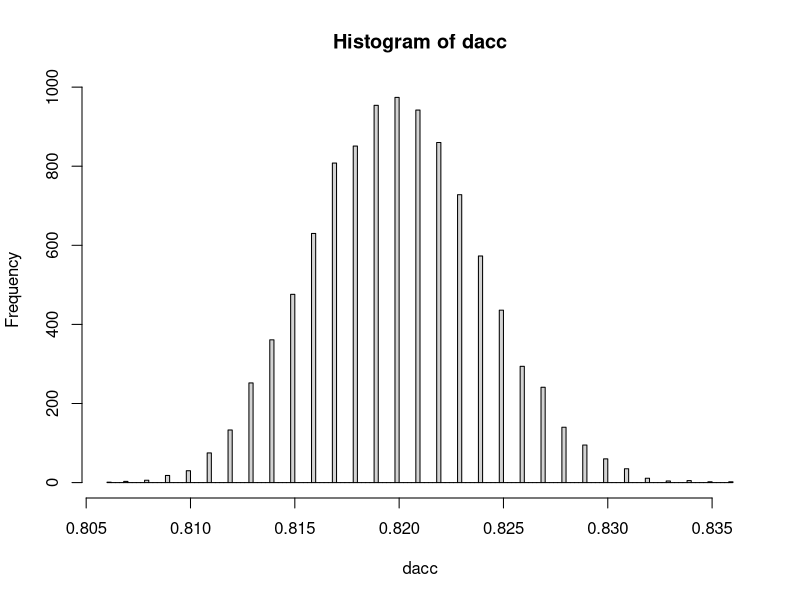
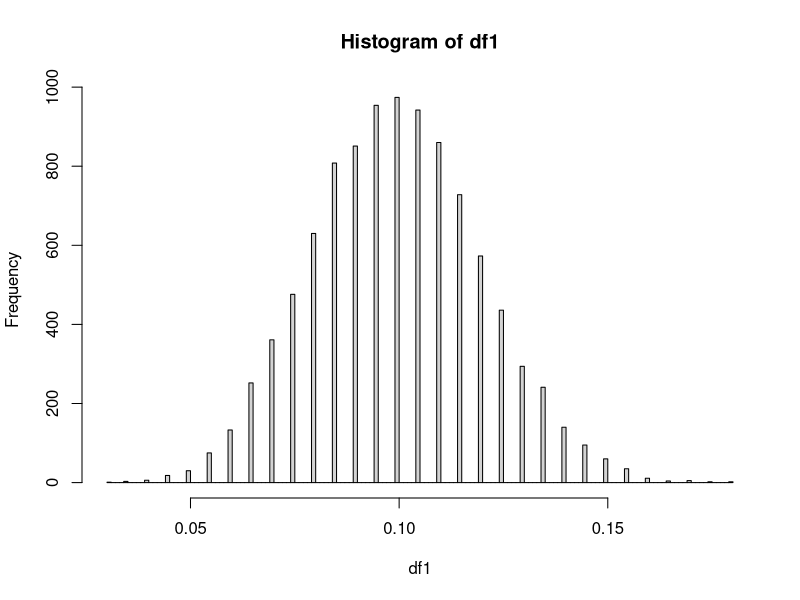
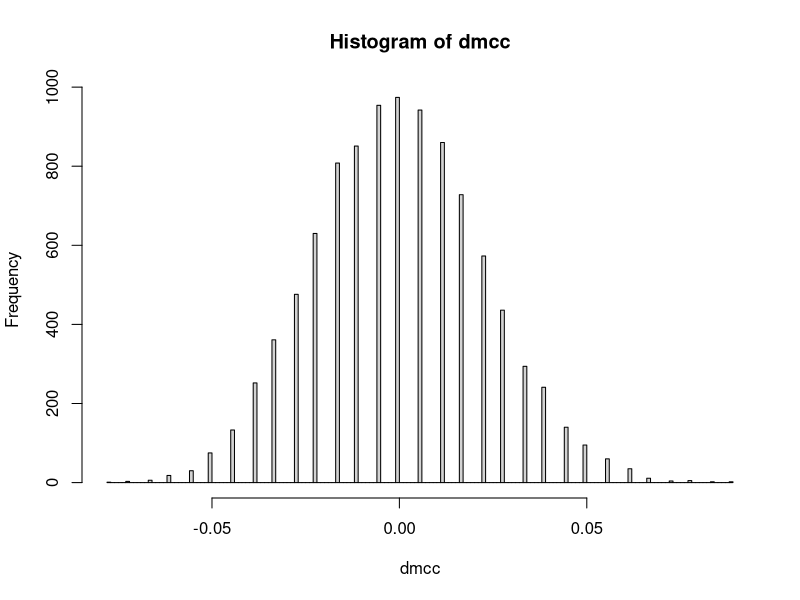

R code for these plots, in order:
# set.seed(2020)
dacc <- NULL
df1 <- NULL
dmcc <- NULL

for (i in 1:10000) {
  ds <- sample(c(rep(1, 200), rep(0, 1800)))
  dt <- sample(c(rep(1, 200), rep(0, 1800)))

  tp <- as.numeric(sum(ds & dt))
  tn <- as.numeric(sum(ds == 0 & dt == 0))
  fn <- as.numeric(sum(ds == 1 & dt == 0))
  fp <- as.numeric(sum(ds == 0 & dt == 1))

  acc <- (tp + tn) / length(ds)
  f1 <- (2 * tp) / (2 * tp + fp + fn)
  mcc <- (tp * tn - fp * fn) / sqrt((tp + fp) * (tp + fn) * (tn + fp) * (tn + fn))

  dacc <- c(dacc, acc)
  df1 <- c(df1, f1)
  dmcc <- c(dmcc, mcc)
}

hist(dacc, breaks = 125)
hist(df1, breaks = 125)
hist(dmcc, breaks = 125)

mean(dacc); mean(df1); mean(dmcc)
